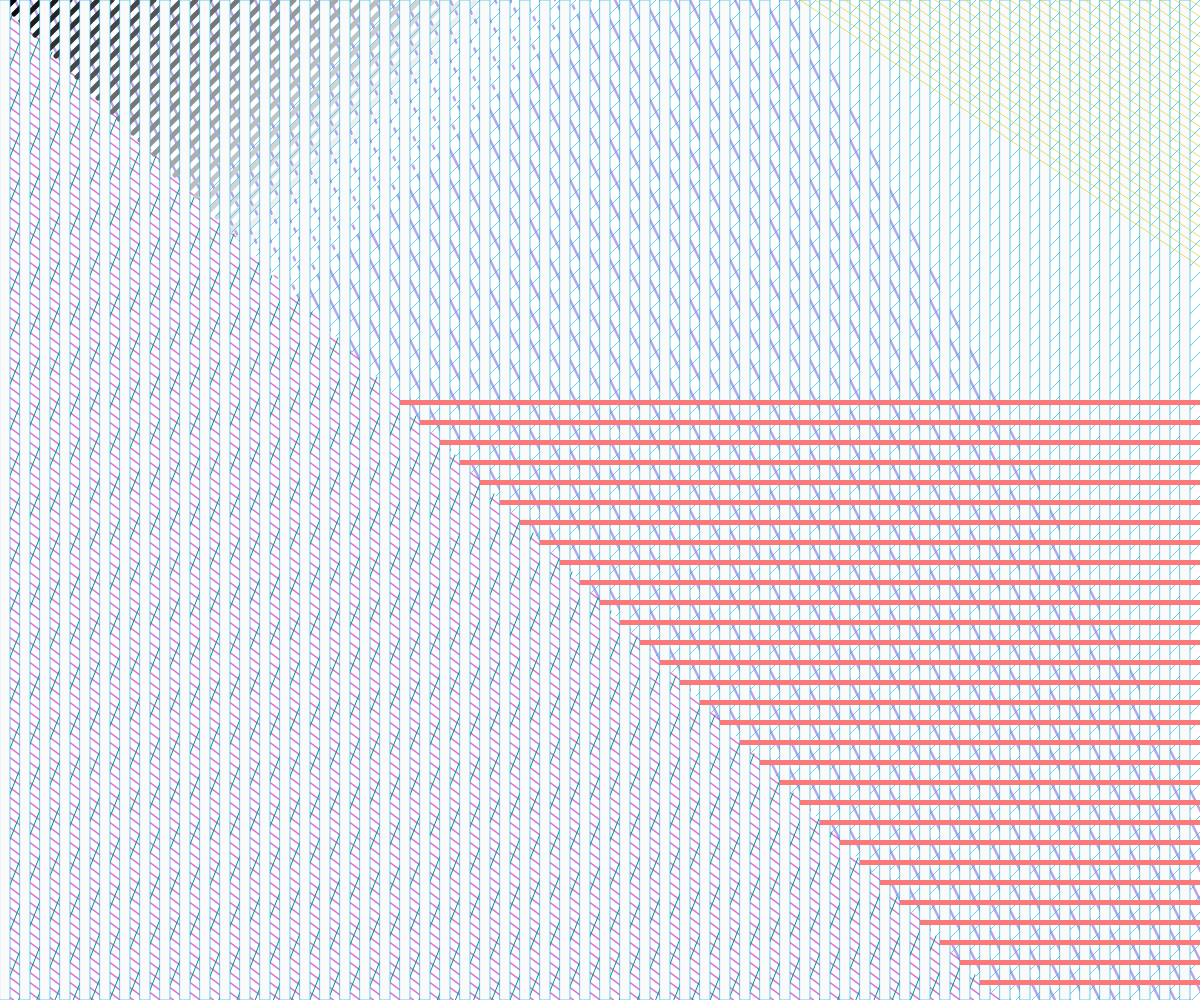
Frame 1 (no input)
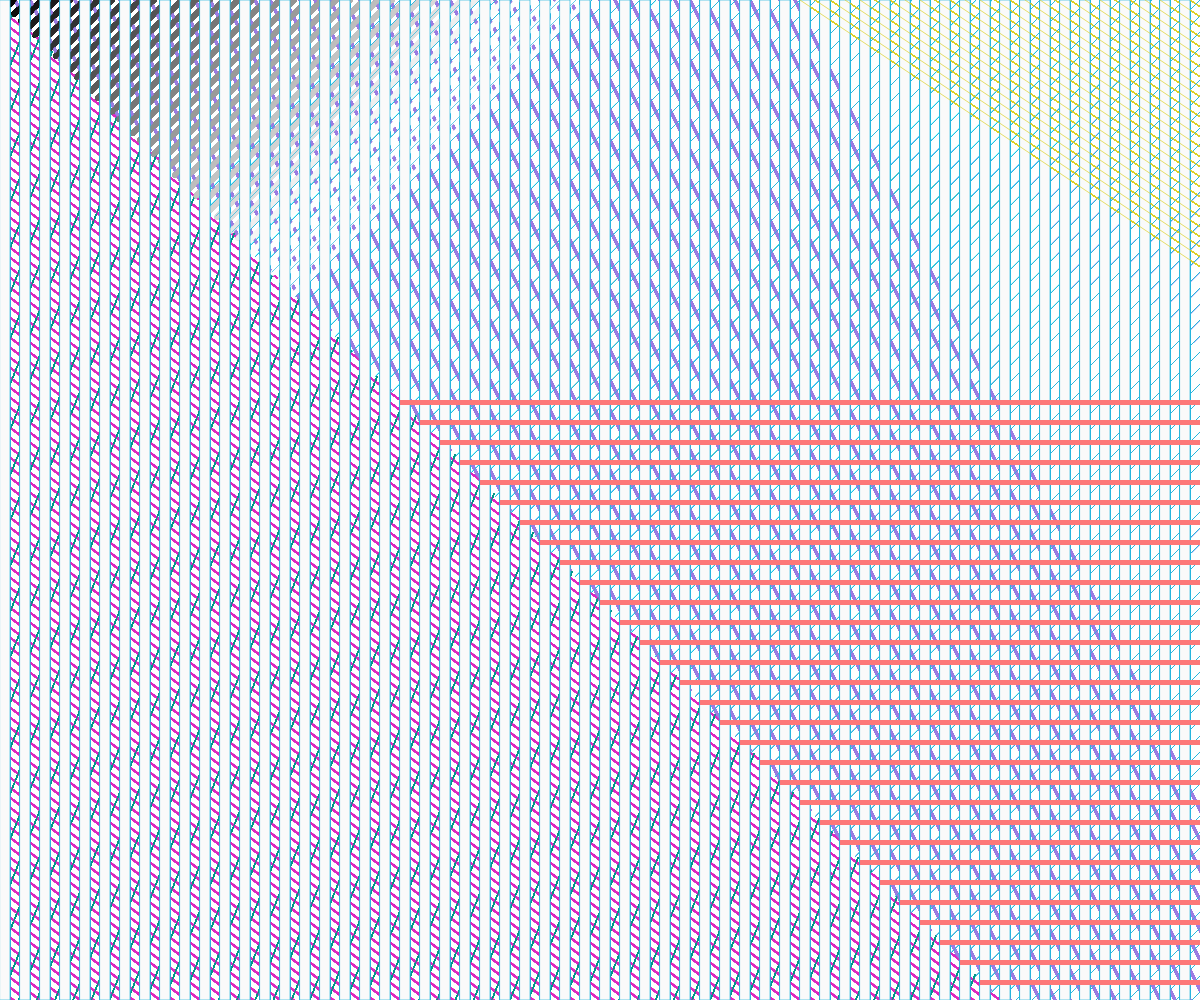
Frame 60 (no input)
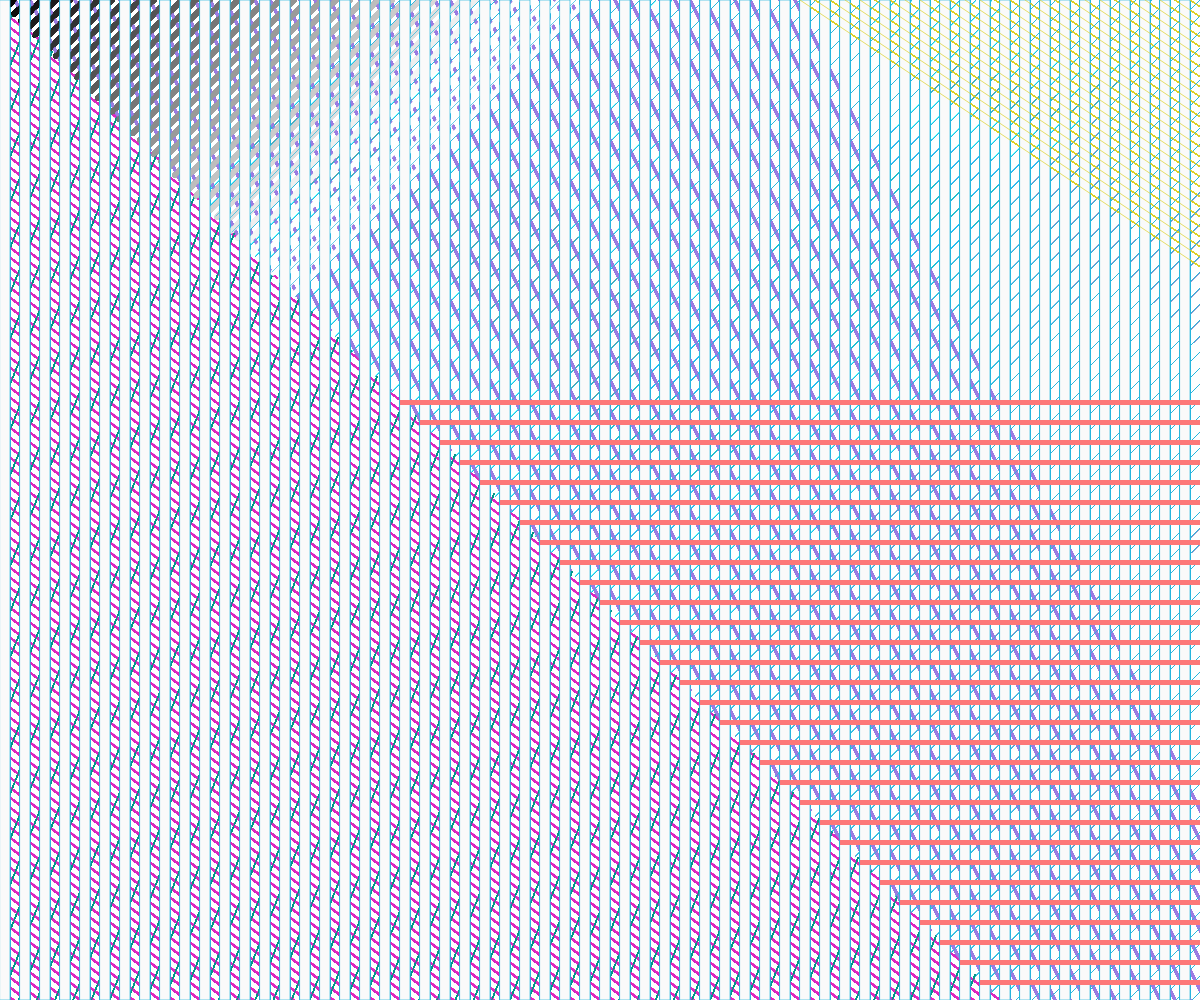
Frame 120 (the mouse pressed at the canvas centre since frame 60)

The p5.js sketch that drew these frames (run headless with seeded random() and noise() and a simulated clock; from frame 60 on, the mouse is pressed at the canvas centre):

// p5.js sketch
// ── sketch.js
function setup() {
    createCanvas(windowWidth, windowHeight);  
  }
  
  function draw() {
    drawLines();
  }
  
  function drawLines() {
    let y = 0;
    let c = 1;
    
    // purple line
    for (let i = 0; i < windowWidth/3*2; i += 15) {
      stroke('rgba(156,124,226,0.7)');
      strokeWeight(2.5);
      line(i, y, i*2, i*2);
    }
    
    // pink line
    for (let i = windowHeight; i > 0; i -= 10) {
      stroke('rgba(221,42,193,0.7)');
      strokeWeight(1.5);
      line(i*4, i*4, y, i);
    }
    
    // green line
    for (let i = 0; i < windowHeight; i += 13) {
      stroke('#009688');
      strokeWeight(1);
      line(i, i, y, i*3.5);
    }
    
    // gradient line
    for (let i = 0; i < 300; i += 7) {
      stroke(c*i);
      strokeWeight(5);
      line(i, i, i*2, y);
    }
    
    // blue line
    for (let i = 200; i < windowWidth; i += 8) {
      stroke('rgba(42,183,221,0.7)');
      strokeWeight(1);
      line(i, i, i*2, y);
    }
    
    // white columns
    for (let i = 0; i < windowWidth; i += 20) {
      fill(250);
      rect(i, 0, 10, windowHeight);
    }
    
    // yellow columns
    for (let i = windowWidth/3*2; i < windowWidth; i += 15) {
      stroke('rgba(221,208,42,0.7)');
      line(i, y, i*4, i*2);
    } 
    
    // red rows
    for (let i = 0; i < windowWidth; i += 20) {
      fill('#FD7878')
      noStroke();
      for (let j = windowWidth/3; j < windowWidth; j += 20) {
        rect(j, j, windowWidth, 5);
      }
    }
  }
  
  // resize canvas
  function windowResized() {
    resizeCanvas(windowWidth, windowHeight);
  }
